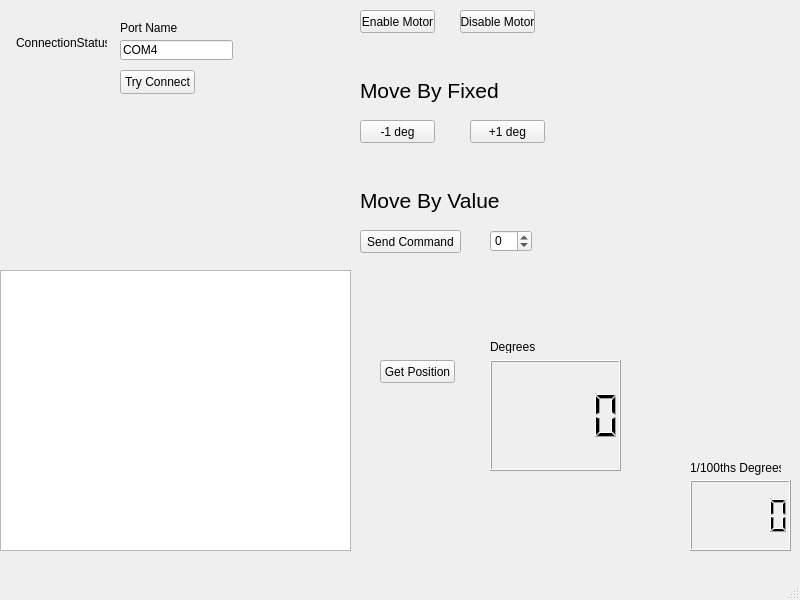
<?xml version="1.0" encoding="UTF-8"?>
<ui version="4.0">
 <class>TurntableControllerBase</class>
 <widget class="QMainWindow" name="TurntableControllerBase">
  <property name="geometry">
   <rect>
    <x>0</x>
    <y>0</y>
    <width>800</width>
    <height>600</height>
   </rect>
  </property>
  <property name="windowTitle">
   <string>MainWindow</string>
  </property>
  <widget class="QWidget" name="centralwidget">
   <widget class="QPushButton" name="enableMotor_button">
    <property name="geometry">
     <rect>
      <x>360</x>
      <y>10</y>
      <width>75</width>
      <height>23</height>
     </rect>
    </property>
    <property name="text">
     <string>Enable Motor</string>
    </property>
   </widget>
   <widget class="QPushButton" name="disableMotor_button">
    <property name="geometry">
     <rect>
      <x>460</x>
      <y>10</y>
      <width>75</width>
      <height>23</height>
     </rect>
    </property>
    <property name="text">
     <string>Disable Motor</string>
    </property>
   </widget>
   <widget class="QPushButton" name="movePlusOne_button">
    <property name="geometry">
     <rect>
      <x>470</x>
      <y>120</y>
      <width>75</width>
      <height>23</height>
     </rect>
    </property>
    <property name="text">
     <string>+1 deg</string>
    </property>
   </widget>
   <widget class="QPushButton" name="moveMinusOne_button">
    <property name="geometry">
     <rect>
      <x>360</x>
      <y>120</y>
      <width>75</width>
      <height>23</height>
     </rect>
    </property>
    <property name="text">
     <string>-1 deg</string>
    </property>
   </widget>
   <widget class="QLabel" name="label">
    <property name="geometry">
     <rect>
      <x>360</x>
      <y>70</y>
      <width>171</width>
      <height>41</height>
     </rect>
    </property>
    <property name="font">
     <font>
      <pointsize>16</pointsize>
     </font>
    </property>
    <property name="text">
     <string>Move By Fixed</string>
    </property>
   </widget>
   <widget class="QLabel" name="label_2">
    <property name="geometry">
     <rect>
      <x>360</x>
      <y>180</y>
      <width>171</width>
      <height>41</height>
     </rect>
    </property>
    <property name="font">
     <font>
      <pointsize>16</pointsize>
     </font>
    </property>
    <property name="text">
     <string>Move By Value</string>
    </property>
   </widget>
   <widget class="QPushButton" name="sendCommand_button">
    <property name="geometry">
     <rect>
      <x>360</x>
      <y>230</y>
      <width>101</width>
      <height>23</height>
     </rect>
    </property>
    <property name="text">
     <string>Send Command</string>
    </property>
   </widget>
   <widget class="QSpinBox" name="moveAmount_spinBox">
    <property name="geometry">
     <rect>
      <x>490</x>
      <y>230</y>
      <width>42</width>
      <height>22</height>
     </rect>
    </property>
    <property name="minimum">
     <number>-90</number>
    </property>
    <property name="maximum">
     <number>90</number>
    </property>
   </widget>
   <widget class="QLineEdit" name="portName_lineEdit">
    <property name="geometry">
     <rect>
      <x>120</x>
      <y>40</y>
      <width>113</width>
      <height>20</height>
     </rect>
    </property>
    <property name="text">
     <string>COM4</string>
    </property>
   </widget>
   <widget class="QLabel" name="label_3">
    <property name="geometry">
     <rect>
      <x>120</x>
      <y>20</y>
      <width>71</width>
      <height>16</height>
     </rect>
    </property>
    <property name="text">
     <string>Port Name</string>
    </property>
   </widget>
   <widget class="QLabel" name="connectionStatus_label">
    <property name="geometry">
     <rect>
      <x>16</x>
      <y>22</y>
      <width>91</width>
      <height>41</height>
     </rect>
    </property>
    <property name="autoFillBackground">
     <bool>false</bool>
    </property>
    <property name="text">
     <string>ConnectionStatus</string>
    </property>
   </widget>
   <widget class="QPushButton" name="getPosition_button">
    <property name="geometry">
     <rect>
      <x>380</x>
      <y>360</y>
      <width>75</width>
      <height>23</height>
     </rect>
    </property>
    <property name="text">
     <string>Get Position</string>
    </property>
   </widget>
   <widget class="QLCDNumber" name="degIndicator">
    <property name="geometry">
     <rect>
      <x>490</x>
      <y>360</y>
      <width>131</width>
      <height>111</height>
     </rect>
    </property>
   </widget>
   <widget class="QLabel" name="label_5">
    <property name="geometry">
     <rect>
      <x>490</x>
      <y>340</y>
      <width>47</width>
      <height>13</height>
     </rect>
    </property>
    <property name="text">
     <string>Degrees</string>
    </property>
   </widget>
   <widget class="QLabel" name="label_6">
    <property name="geometry">
     <rect>
      <x>690</x>
      <y>460</y>
      <width>91</width>
      <height>16</height>
     </rect>
    </property>
    <property name="text">
     <string>1/100ths Degrees</string>
    </property>
   </widget>
   <widget class="QLCDNumber" name="deg100Indicator">
    <property name="geometry">
     <rect>
      <x>690</x>
      <y>480</y>
      <width>101</width>
      <height>71</height>
     </rect>
    </property>
   </widget>
   <widget class="QPushButton" name="tryConnect_button">
    <property name="geometry">
     <rect>
      <x>120</x>
      <y>70</y>
      <width>75</width>
      <height>24</height>
     </rect>
    </property>
    <property name="text">
     <string>Try Connect</string>
    </property>
   </widget>
   <widget class="QPlainTextEdit" name="incomingMessages_plainTxtEdit">
    <property name="geometry">
     <rect>
      <x>0</x>
      <y>270</y>
      <width>351</width>
      <height>281</height>
     </rect>
    </property>
   </widget>
  </widget>
  <widget class="QMenuBar" name="menubar">
   <property name="geometry">
    <rect>
     <x>0</x>
     <y>0</y>
     <width>800</width>
     <height>22</height>
    </rect>
   </property>
  </widget>
  <widget class="QStatusBar" name="statusbar"/>
 </widget>
 <resources/>
 <connections/>
</ui>
